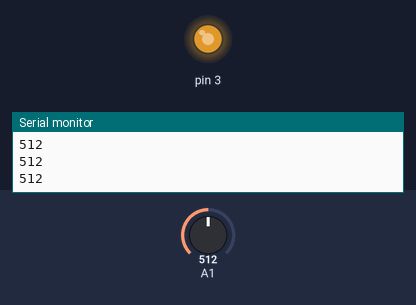
This sketch was run on a simulated Arduino Uno, built with avr-gcc and run on an emulated ATmega328P. On the bench: output pins drawn as LEDs (lit = HIGH), the last lines printed to the serial monitor. The test bench sets the inputs (shaded band); at power-on: A1 = 512.

Above: at 1.2 s.
1.3 s: A1 set to 710
At 2.4 s:
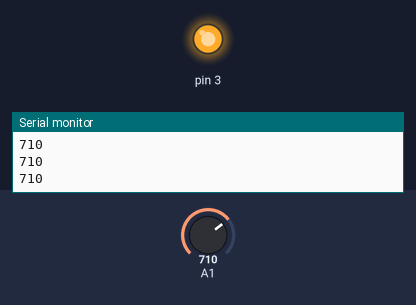
2.8 s: A1 set to 306
At 3.6 s:
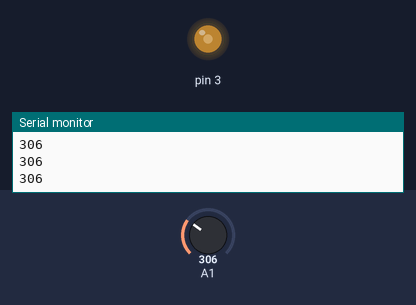
4.3 s: A1 set to 122
At 4.7 s:
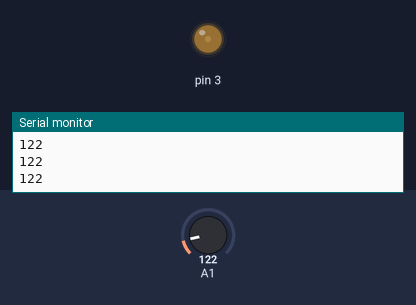
5.8 s: A1 set to 10
At 7.0 s:
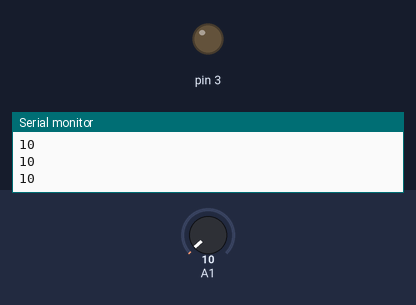
7.3 s: A1 set to 511
At 8.2 s:
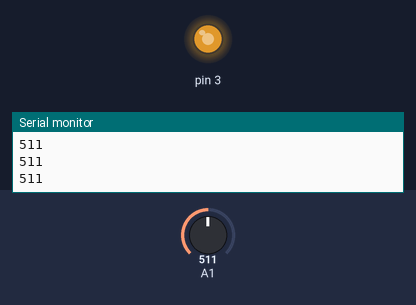
8.8 s: A1 set to 716
At 9.4 s:
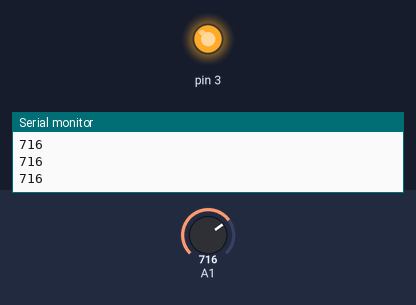
Timing chart, 0 to 11.3 s (numbered marks = the images above; inputs shaded):
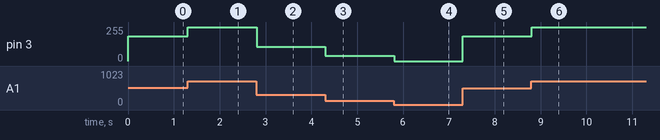

Measured:
- after the input at 1.3 s, pin 3: 184/255 → 255/255 at once
- after the input at 2.8 s, pin 3: 255/255 → 107/255 at once
- after the input at 4.3 s, pin 3: 107/255 → 38/255 at once
- after the input at 5.8 s, pin 3: 38/255 → 0/255 at once
- after the input at 7.3 s, pin 3: 0/255 → 184/255 at once
- after the input at 8.8 s, pin 3: 184/255 → 255/255 at once

The sketch:

0505-2.ino
```cpp
int a = 0;
void setup() {
  // put your setup code here, to run once:
  pinMode(A1,INPUT);
  Serial.begin(9600);
  pinMode(3,OUTPUT);
}

void loop() {
  // put your main code here, to run repeatedly:
  a=analogRead(A1);
  Serial.println(a);
  if (a > 700) a = 700;
  else if (a < 20) a = 20;
  int b = map(a,20,700,0,255);
  analogWrite(3,b);
}
```
